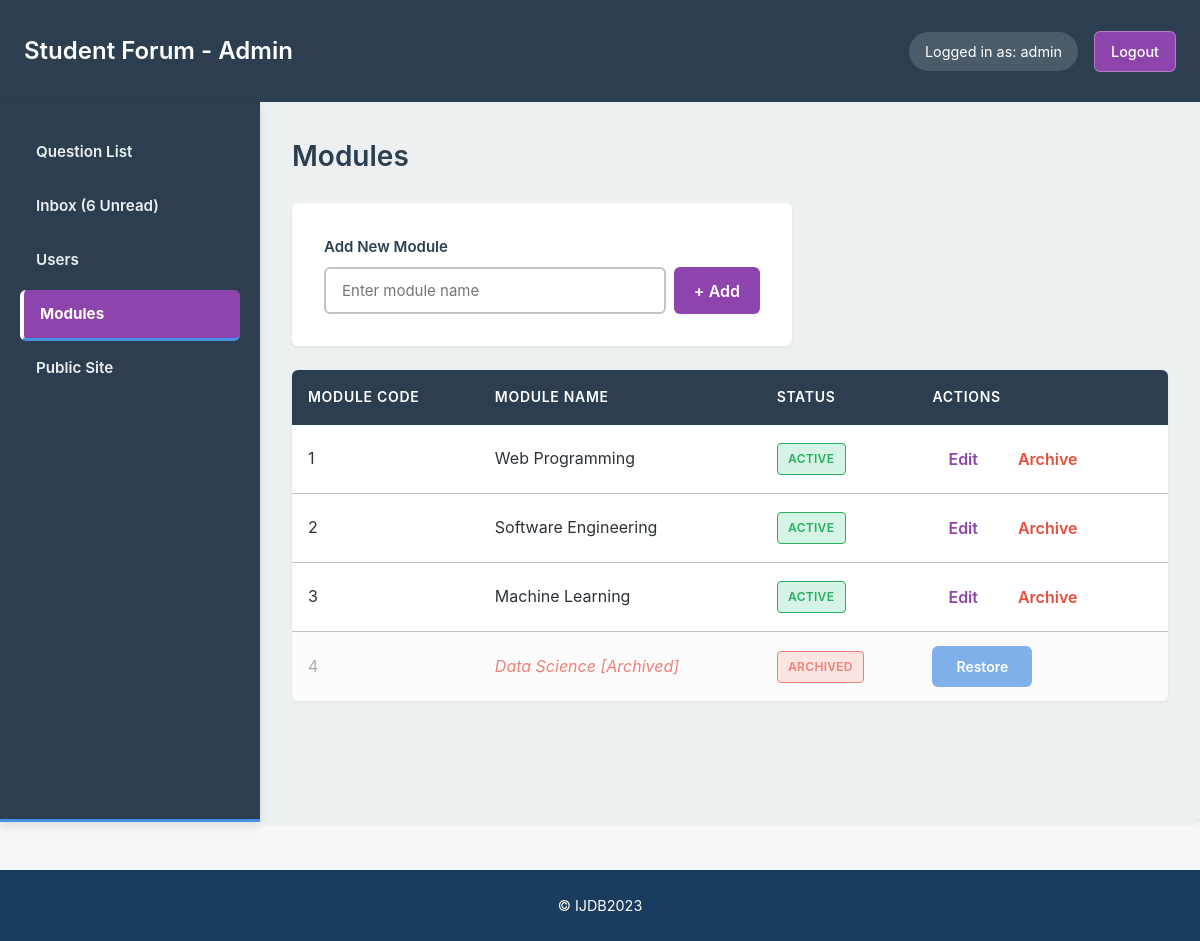
The page /admin/modules.php (signed in) on the database its author committed.
### tables this page shows
CREATE TABLE `module` (
  `module_id` int(11) NOT NULL,
  `module_name` varchar(255) NOT NULL,
  `status` varchar(50) NOT NULL DEFAULT 'active'
);

### admin/modules.php (called while the page is built, shortened)
<?php
include INCLUDES_PATH . 'DatabaseConnection.php';
include FUNCTIONS_PATH . 'DatabaseFunctions.php';
$modules = selectAll($pdo, 'module', true);
include ADMIN_TEMPLATES . 'modules.html.php';
include ADMIN_TEMPLATES . 'layout.html.php';

### includes/functions/DatabaseFunctions.php (called while the page is built, shortened)
<?php
function query($pdo, $sql, $parameters = []) {
    $query = $pdo->prepare($sql);
    $query->execute($parameters);
    return $query;
}
function selectAll($pdo, $table, $includeDeleted = false) {
    $tables = ['user_account', 'module'];
    if ($includeDeleted) {
        $sql = "SELECT * FROM $table ORDER BY status ASC";
    } else {
        $sql = "SELECT * FROM $table WHERE status = 'active'";
    }
    $data = query($pdo, $sql);
    return $data->fetchAll();
}

### templates/admin/modules.html.php (the view, shortened to what this page needs)
<div class="admin-list">
    <div class="admin-list-header">
        <h2>Modules</h2>
    </div>
    <form action="addmodule.php" method="post" class="inline-add-form">
        <label for="module_name">Add New Module</label>
        <div class="inline-add-row">
            <input type="text" id="module_name" name="module_name" placeholder="Enter module name" required maxlength="255">
            <input type="submit" value="+ Add" class="admin-action">
        </div>
    </form>
    <?php if (empty($modules)): ?>
        <div class="empty-state-box">
            <p>Add a module.</p>
        </div>
    <?php else: ?>
    <table>
        <thead>
            <tr>
                <th>Module Code</th>
                <th>Module Name</th>
                <th>Status</th>
                <th>Actions</th>
            </tr>
        </thead>
        <tbody>
        <?php foreach ($modules as $module): ?>
            <tr class="<?= ($module['status'] ?? 'active') === 'deleted' ? 'row-deleted' : '' ?>">
                <td><?=htmlspecialchars($module['module_id'], ENT_QUOTES, 'UTF-8')?></td>
                <td>
                    <?php if (($module['status'] ?? 'active') === 'deleted'): ?>
                        <span class="deleted-name"><?=htmlspecialchars($module['module_name'], ENT_QUOTES, 'UTF-8')?> [Archived]</span>
                    <?php else: ?>
                        <?=htmlspecialchars($module['module_name'], ENT_QUOTES, 'UTF-8')?>
                    <?php endif; ?>
                </td>
                <td>
                    <?php if (($module['status'] ?? 'active') === 'deleted'): ?>
                        <span class="status-badge status-archived">Archived</span>
                    <?php else: ?>
                        <span class="status-badge status-active">Active</span>
                    <?php endif; ?>
                </td>
                <td class="actions">
                    <?php if (($module['status'] ?? 'active') === 'deleted'): ?>
                        <form action="restoremodule.php" method="post" style="display:inline;">
                            <input type="submit" value="Restore" class="btn-restore">
                        </form>
                    <?php else: ?>
                        <a href="editmodule.php?id=<?= (int)$module['module_id'] ?>" class="btn-link">Edit</a>
                        <form action="deletemodule.php" method="post" class="confirm-delete">
                            <input type="submit" value="Archive">
                        </form>
                    <?php endif; ?>
                </td>
            </tr>
        <?php endforeach; ?>
        </tbody>
    </table>
    <?php endif; ?>
</div>

### templates/css/questions.css (style rules this page uses)
:root { --primary-brand: #1A3C5E; --accent-blue: #4A90E2; --page-bg: #F4F6F8; --content-bg: #FFFFFF; --text-primary: #2C3338; --text-secondary: #5A6C7D; --font-stack: -apple-system, BlinkMacSystemFont, "Segoe UI", Roboto, "Helvetica Neue", Arial, sans-serif; --line-height-base: 1.6; --shadow-subtle: 0 2px 4px rgba(0, 0, 0, 0.05); --shadow-medium: 0 4px 8px rgba(0, 0, 0, 0.1); --border-radius: 6px; --border-color: #E1E8ED; }
* { margin: 0; padding: 0; box-sizing: border-box; }
body { font-family: var(--font-stack); line-height: var(--line-height-base); background-color: var(--page-bg); color: var(--text-primary); }
h1, h2, h3 { color: var(--primary-brand); font-weight: 600; margin-bottom: 0.75em; }
h2 { font-size: 1.75rem; margin-top: 1em; }
form { overflow: auto; clear: both; display: block; }
label { display: block; clear: left; padding: 0; margin: 0 0 0.35rem 0; font-weight: 600; color: var(--text-primary); }
input, select, textarea { display: block; width: 100%; max-width: 400px; margin-bottom: 1em; padding: 0.6rem 0.75rem; border: 1px solid var(--border-color); border-radius: var(--border-radius); font-family: var(--font-stack); font-size: 1rem; transition: border-color 0.2s ease; }
input[type="submit"], button { display: inline-block; width: auto; padding: 0.65rem 1.5rem; background-color: var(--accent-blue); color: white; border: none; border-radius: var(--border-radius); font-weight: 600; cursor: pointer; transition: background-color 0.2s ease; }

### rows shown on the page
module: module_id "1", module_name "Web Programming", status "ACTIVE"
module: module_id "2", module_name "Software Engineering", status "ACTIVE"
module: module_id "3", module_name "Machine Learning", status "ACTIVE"
module: module_id "4", module_name "Data Science", status "ARCHIVED"

### other values the page prints
$_SESSION['username'] "admin"
$unreadCount "6"
